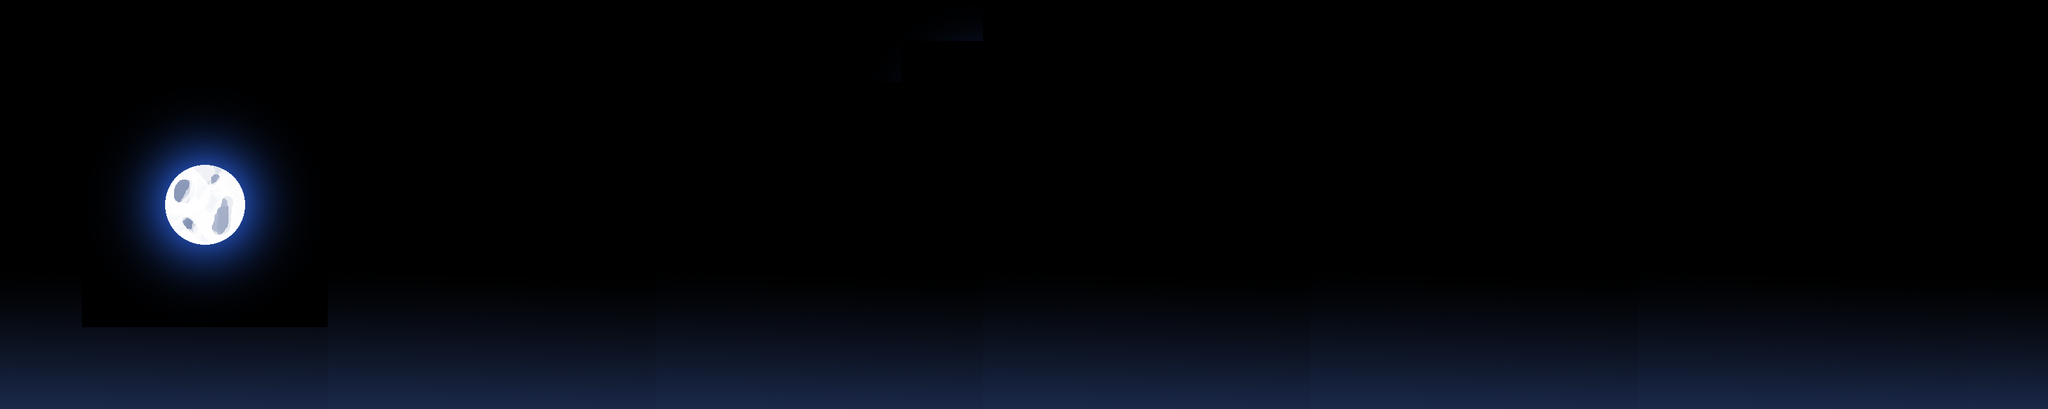

Tiled map render using the project's own tile images. Description and the whole map definition, tile-layer contents included, below:
An orthogonal 50x10 tile map with 64x64 px tiles, 1 tile layer (Tile Layer 1), 2 tilesets.

<map version="1.0" orientation="orthogonal" width="50" height="10" tilewidth="64" tileheight="64">
 <tileset firstgid="1" name="sky_tileset1" tilewidth="64" tileheight="64">
  <image source="sky_tileset1.png" width="384" height="384" />
 </tileset>
 <tileset firstgid="37" name="light_tileset1" tilewidth="64" tileheight="64">
  <image source="light_tileset1.png" width="512" height="384" />
 </tileset>
 <layer name="Tile Layer 1" width="50" height="10">
  <data encoding="csv">
0,0,0,0,0,0,0,0,0,0,0,0,0,0,0,0,0,0,0,0,0,1,2,3,0,0,0,0,0,0,0,0,0,0,0,0,0,0,0,0,0,0,0,0,0,0,0,0,0,0,
0,0,0,0,0,0,0,0,0,0,0,0,0,0,0,0,0,0,0,0,0,7,0,0,0,0,0,0,0,0,0,0,0,0,0,0,0,0,0,0,0,0,0,0,0,0,0,0,0,0,
0,0,1,2,3,4,5,6,0,0,0,0,0,0,0,0,0,0,0,0,0,0,0,0,0,0,0,0,0,0,0,0,0,0,0,0,0,0,0,0,0,0,0,0,0,0,0,0,0,0,
0,0,7,8,9,10,11,12,0,0,0,0,0,0,0,0,0,0,0,0,0,0,0,0,0,0,0,0,0,0,0,0,0,0,0,0,0,0,0,0,0,0,0,0,0,0,0,0,0,0,
0,0,13,14,15,16,17,18,0,0,0,0,0,0,0,0,0,0,0,0,0,0,0,0,0,0,0,0,0,0,0,0,0,0,0,0,0,0,0,0,0,0,0,0,0,0,0,0,0,0,
45,46,19,20,21,22,23,24,45,46,47,48,49,50,51,52,45,46,47,48,49,50,51,52,45,46,47,48,49,50,51,52,45,46,47,48,49,50,51,52,45,46,47,48,49,50,51,52,0,0,
53,54,25,26,27,28,29,30,53,54,55,56,57,58,59,60,53,54,55,56,57,58,59,60,53,54,55,56,57,58,59,60,53,54,55,56,57,58,59,60,53,54,55,56,57,58,59,60,59,60,
61,62,31,32,33,34,35,36,61,62,63,64,65,66,67,68,61,62,63,64,65,66,67,68,61,62,63,64,65,66,67,68,61,62,63,64,65,66,67,68,61,62,63,64,65,66,67,68,67,68,
69,70,71,72,73,74,75,76,69,70,71,72,73,74,75,76,69,70,71,72,73,74,75,76,69,70,71,72,73,74,75,76,69,70,71,72,73,74,75,76,69,70,71,72,73,74,75,76,75,76,
77,78,79,80,81,82,83,84,77,78,79,80,81,82,83,84,77,78,79,80,81,82,83,84,77,78,79,80,81,82,83,84,77,78,79,80,81,82,83,84,77,78,79,80,81,82,83,84,83,84
</data>
 </layer>
</map>
